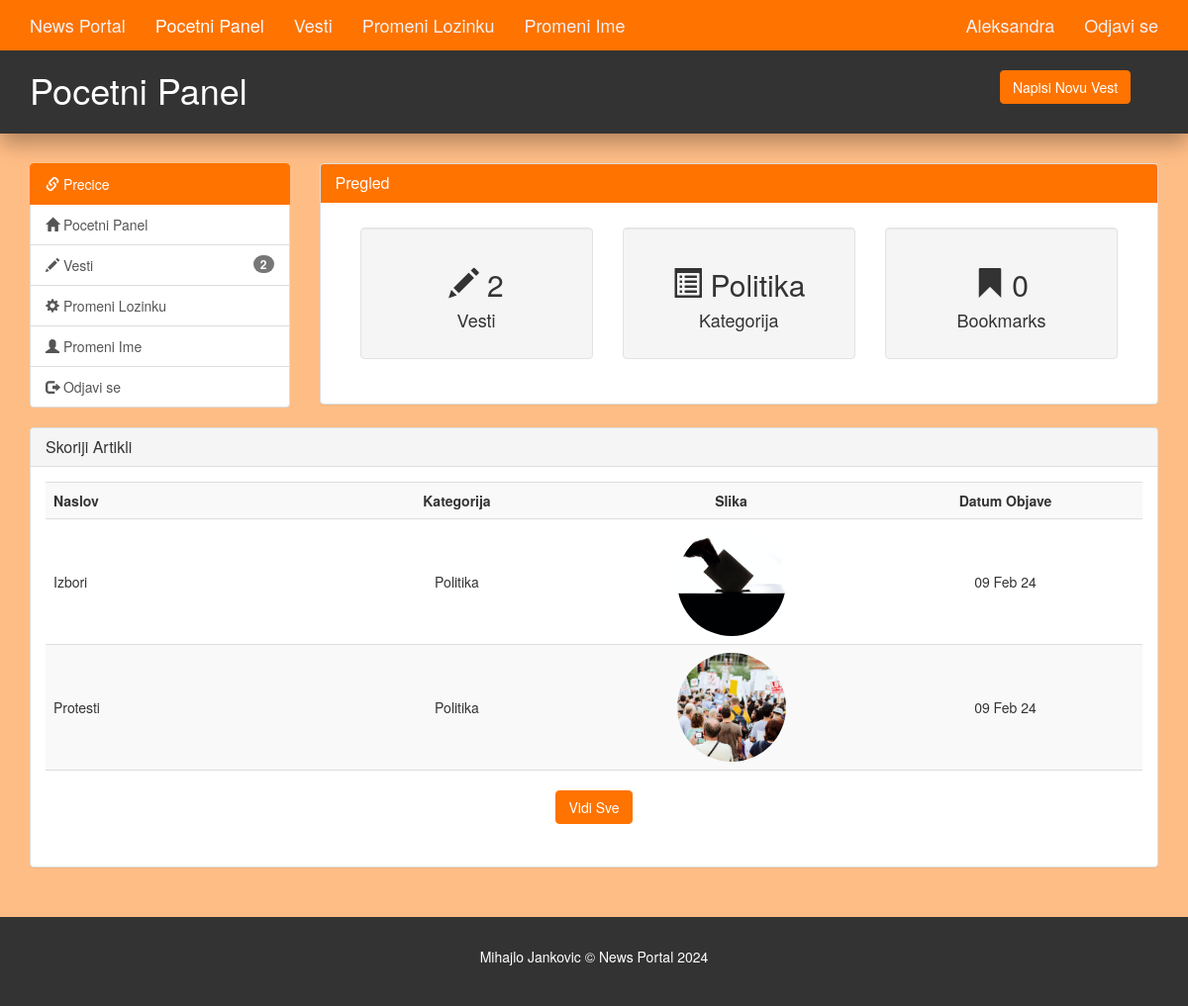
/author/index.php (signed in), run on the app's committed database.
### tables this page shows
CREATE TABLE `category` (
  `category_id` int NOT NULL,
  `category_name` varchar(45) NOT NULL,
  `category_color` varchar(35) NOT NULL,
  `category_image` varchar(250) NOT NULL,
  `category_description` varchar(350) NOT NULL
);

CREATE TABLE `article` (
  `article_id` int NOT NULL,
  `category_id` int NOT NULL,
  `author_id` int NOT NULL,
  `article_title` varchar(250) NOT NULL,
  `article_image` varchar(200) NOT NULL,
  `article_description` text NOT NULL,
  `article_date` date NOT NULL,
  `article_trend` tinyint NOT NULL,
  `article_active` tinyint NOT NULL,
  `likes` int DEFAULT '0',
  `article_hashtags` varchar(255) NOT NULL DEFAULT '',
  `dislikes` int DEFAULT '0'
);

### author/index.php (the view, shortened to what this page needs)
<?php
  require('./includes/nav.inc.php');
?>
<section id="main">
  <div class="container">
    <div class="row">
      <?php
        $book_sql =  "SELECT COUNT(bookmark_id)
                      AS no_of_bookmarks
                      FROM article,bookmark
                      WHERE article.author_id = {$author_id}
                      AND bookmark.article_id = article.article_id";
        $book_result = mysqli_query($con,$book_sql);
        $book_data = mysqli_fetch_assoc($book_result);
        $no_of_bookmarks = $book_data['no_of_bookmarks'];
        require('./includes/quick-links.inc.php');
      ?>
      <div class="col-md-9">
        <div class="panel panel-default">
          <div class="panel-heading main-color-bg">
            <h3 class="panel-title">Pregled</h3>
          </div>
          <div class="panel-body" style="padding: 2.5rem;">
            <div class="col-md-4">
              <div class="well dash-box">
                <h2>
                  <span class="glyphicon glyphicon-pencil"></span>
                  <?php echo $no_of_articles;?>
                </h2>
                <h4>Vesti</h4>
              </div>
            </div>
            <div class="col-md-4">
              <div class="well dash-box">
              <h2>
                  <span class="glyphicon glyphicon-list-alt" aria-hidden="true"></span>
                  <?php
$author_id = $_SESSION['AUTHOR_ID'];
$author_category_sql = "SELECT category_id FROM author WHERE author_id = $author_id";
$author_category_result = mysqli_query($con, $author_category_sql);
$author_category_data = mysqli_fetch_assoc($author_category_result);
$author_category_id = $author_category_data['category_id'];
$category_name_sql = "SELECT category_name FROM category WHERE category_id = $author_category_id";
$category_name_result = mysqli_query($con, $category_name_sql);
$category_name_data = mysqli_fetch_assoc($category_name_result);
$author_category_name = $category_name_data['category_name'];
?>
                  <?php echo $author_category_name;?>
                </h2>
                <h4>Kategorija</h4>
              </div>
            </div>
            <div class="col-md-4">
              <div class="well dash-box">
                <h2>
                  <span class="glyphicon glyphicon-bookmark"></span>
                  <?php echo $no_of_bookmarks;?>
                </h2>
                <h4>Bookmarks</h4>
              </div>
            </div>
          </div>
        </div>
      </div>
    </div>
    <div class="row">
      <?php
        $sql = "SELECT article.article_title,
                article.article_date,
                article.article_image,
                category.category_name
                FROM article, category
                WHERE article.author_id = {$author_id}
                AND article.category_id = category.category_id
                ORDER BY article_date DESC
                LIMIT 4";
        $result = mysqli_query($con,$sql);
        $row = mysqli_num_rows($result);
      ?>
      <div class="col-md-12">
        <div class="panel panel-default">
          <div class="panel-heading">
            <h4 class="panel-title">Skoriji Artikli</h4>
          </div>
          <div class="panel-body">
            <table class="table table-striped article-list table-hover">
              <tr>
                <th>Naslov</th>
                <th>Kategorija</th>
                <th>Slika</th>
                <th>Datum Objave</th>
              </tr>
              <?php
                if($row > 0) {
                  while($data = mysqli_fetch_assoc($result)) {
                    $category_name = $data['category_name'];
                    $article_title = $data['article_title'];
                    $article_image = $data['article_image'];
                    $article_date = $data['article_date'];
                    $article_date = date("d M y",strtotime($article_date));
                    echo '
                      <tr>
                        <td>
                          '.$article_title.'
                        </td>
                        <td>
                          '.$category_name.'
                        </td>
                        <td>
                          <img src="../assets/images/articles/'.$article_image.'" />
                        </td>
                        <td>
                          '.$article_date.'
                        </td>
                      </tr>
                    ';
                  }
                  echo '
                    <tr>
                      <td colspan="4" align="center" style="padding-top: 2rem;">
                        <a href="./articles.php" class="btn btn-danger ">Vidi Sve</a>
                      </td>
                    </tr>
                  ';
                }
              ?>
            </table>
          </div>
        </div>
      </div>
    </div>
  </div>
</section>
<?php
  require('./includes/footer.inc.php')
?>

### assets/css/admin/style.css (style rules this page uses)
body { background: #ffbd86; }
.btn-danger { color: #fff; background-color: #ff7300; border-color: #ff7300; }
.main-color-bg { background-color: #ff7300 !important; border-color: #ff7300 !important; color: #ffffff !important; }
.dash-box { text-align: center; }
.article-list td img { border-radius: 50%; object-fit: cover; height: 11rem; text-align: left; width: 11rem; }
.article-list td:not(:first-child), .article-list th:not(:first-child) { text-align: center; }
.article-list th, .article-list td { min-width: 190px; vertical-align: middle !important; }
#main { min-height: 70.5vh; }

### assets/css/partials/1-variables.css (style rules this page uses)
:root { --primary-color: #ff7300; --secondary-color: #f99500; --light-color: #f1f1f1; --dark-color: #50514f; --black-color: #333333; --tag-trend-color: #fa163f; --tag-yellow-color: #ffbe0b; --tag-purple-color: #8338ec; --tag-blue-color: #3a86ff; --tag-green-color: #00ff73; --tag-orange-color: #bb5700; --tag-pink-color: #ff0a54; --tag-brown-color: #663f3f; --tag-red-color: #ff0000; --tag-black-color: #000000; --tag-dark-color: #000083; --tag-mint-color: #00e8d1; --hover-color: #ee4444; --active-color: #b90615; --ts-vs: 0.56rem; --ts-sml: 0.8rem; --ts-md: 1.1rem; --ts-lg: 1.25rem; --hs-vs: 1.3rem; --hs-sml: 2rem; --hs-md: 2.5rem; --hs-lg: 3rem; --ff-monts: "Montserrat", sans-serif; --ff-nunito: "Nunito Sans", sans-serif; --ff-noto: "Noto Serif", serif; --ff-robo: "Roboto", sans-serif; --border-radius: 5px; }

### data on the page
category: category_name "Politika"
article: article_title "Izbori", category.category_name "Politika", article_image (picture), article_date "09 Feb 24"
article: article_title "Protesti", category.category_name "Politika", article_image (picture), article_date "09 Feb 24"

### other printed values
$author_name "Aleksandra"
$page_title "Pocetni Panel"
$no_of_articles "2"
$no_of_bookmarks "0"
